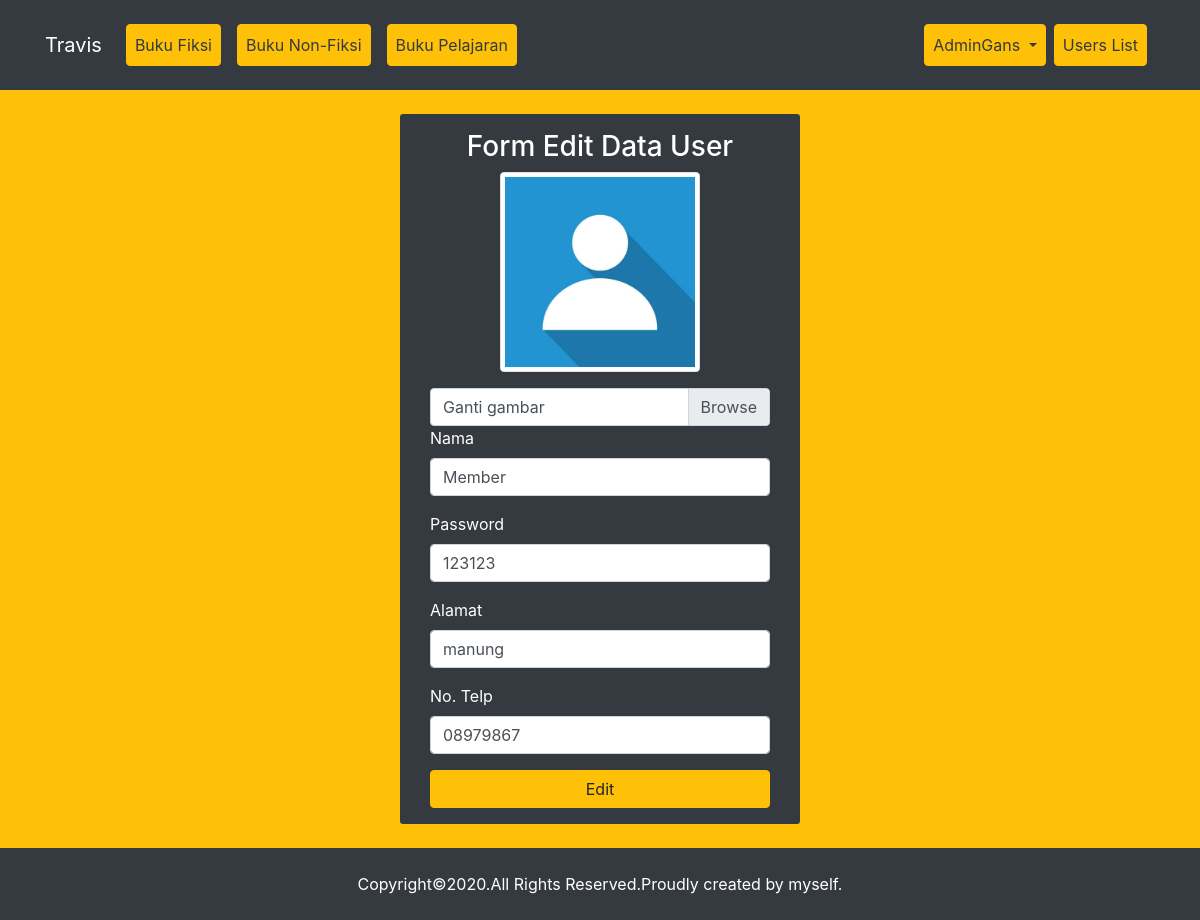
Screenshot of /edit_user.php?id=2 (signed in) with the database file from the repository.
### tables this page shows
CREATE TABLE `users` (
  `id` int(11) NOT NULL,
  `name` varchar(255) NOT NULL,
  `password` varchar(255) NOT NULL,
  `alamat` varchar(255) NOT NULL,
  `number` varchar(15) NOT NULL,
  `image` varchar(255) NOT NULL DEFAULT 'default.jpg',
  `role` int(1) NOT NULL DEFAULT 2
);

### function.php (called while the page is built, shortened)
<?php
$host = 'localhost';
$user_db = 'root';
$pass_db = '';
$db = 'juna';
$con = mysqli_connect($host,$user_db,$pass_db,$db);
function query($query){
    global $con;
    $rows = [];
    $hasil = mysqli_query($con, $query);
    while ($row = mysqli_fetch_assoc($hasil)) {
        $rows[] = $row;
    };
    return $rows;
}
?>

### edit_user.php (the view, shortened to what this page needs)
<?php
include('function.php');
$id = $_GET['id'];
$hasil = query("SELECT * FROM users WHERE id='$id'")[0];
if (isset($_SESSION['data'])) {
    $id = $_SESSION['data'];
     $row = mysqli_fetch_assoc(mysqli_query($con,"SELECT * FROM users WHERE id='$id'")) ;
    if ($row['role'] == 1) {
        $button = '<li class="nav-item px-2">
                        <a class="nav-link btn btn-warning text-dark" href="users.php">Users List</a>
                    </li>';
    }
}
include('templates/header.php');
?>
<section class="bg-warning py-4">
     <div class="container bg-dark text-white col-md-4 offset-md-4 py-3 rounded-sm">
        <h3 class="text-center ">Form Edit Data User</h3>
        <div class="row">
            <div class="col">
                <div class="container">
                <form action="" method="POST" enctype="multipart/form-data">
                    <img class="img-thumbnail mb-3 mx-auto d-block" width="200px" src="assets/img/profile/<?= $hasil['image'] ?>" alt="">
                    <div class="custom-file">
                        <label class="custom-file-label" for="customFile">Ganti gambar</label>
                    </div>
                    <div class="form-group">
                        <label for="name">Nama</label>
                        <input type="text" class="form-control" id="name" placeholder="Nama" name="name" value="<?= $hasil['name']; ?>">
                    </div>
                    <div class="form-group">
                        <label for="password">Password</label>
                        <input type="text" class="form-control" id="password" placeholder="Password" name="password" value="<?= $hasil['password']; ?>">
                    </div>
                    <div class="form-group">
                        <label for="alamat">Alamat</label>
                        <input type="text" class="form-control" id="alamat" placeholder="alamat" name="alamat" value="<?= $hasil['alamat']; ?>">
                    </div>
                    <div class="form-group">
                        <label for="number">No. Telp</label>
                        <input type="number" class="form-control" id="number" placeholder="number Buku" name="number" value="<?= $hasil['number']; ?>">
                    </div>
                    <button type="submit" class="btn btn-warning w-100" name="edit">Edit</button>
                </form>
            </div>
        </div>
     </div>
 </section>
<?php include('templates/footer.php'); ?>

### templates/header.php (shortened to what this page needs)
<!DOCTYPE html>
<html lang="en">
<head>
    <link rel="stylesheet" href="assets/css/style.css">
    <link rel="stylesheet" href="https://stackpath.bootstrapcdn.com/bootstrap/4.5.2/css/bootstrap.min.css"
 />
</head>
<body>
    <nav class="navbar navbar-expand-lg navbar-dark bg-dark py-4">
        <div class="container">
            <a class="navbar-brand" href="#">Travis</a>
            <div class="collapse navbar-collapse" id="navbarNav">
                <ul class="navbar-nav mr-auto">
                    <li class="nav-item px-2">
                        <a class="nav-link btn btn-warning text-dark" href="index.php">Buku Fiksi</a>
                    </li>
                    <li class="nav-item px-2">
                        <a class="nav-link btn btn-warning text-dark" href="non-fiksi.php">Buku Non-Fiksi</a>
                    </li>
                    <li class="nav-item px-2">
                        <a class="nav-link btn btn-warning text-dark" href="pelajaran.php">Buku Pelajaran</a>
                    </li>
                </ul>
                <ul class="navbar-nav ml-auto">
                    <?php if (isset($_SESSION['data'])) : ?>
                    <li class="nav-item dropdown">
                        <a class="nav-link dropdown-toggle btn btn-warning text-dark" href="#" id="navbarDropdown"
                            role="button" data-toggle="dropdown" aria-haspopup="true" aria-expanded="false">
                            <?= $row['name'] ?>
                        </a>
                    </li>
                    <?php endif ?>
                    <?= $button; ?>
                </ul>
            </div>
        </div>
    </nav>

### assets/css/style.css (style rules this page uses)
.form-group input[type=number] { -moz-appearance: textfield; }
section { min-height: 84vh !important; }

### rows the page displays
users: name "AdminGans"
users: image (placeholder picture), name "Member", password "123123", alamat "manung", number "08979867"
